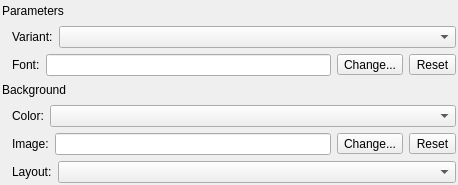
<?xml version="1.0" encoding="UTF-8"?>
<ui version="4.0">
 <class>AdiumOptionsWidgetClass</class>
 <widget class="QWidget" name="AdiumOptionsWidgetClass">
  <property name="geometry">
   <rect>
    <x>0</x>
    <y>0</y>
    <width>458</width>
    <height>185</height>
   </rect>
  </property>
  <layout class="QGridLayout" name="gridLayout">
   <property name="leftMargin">
    <number>2</number>
   </property>
   <property name="topMargin">
    <number>2</number>
   </property>
   <property name="rightMargin">
    <number>2</number>
   </property>
   <property name="bottomMargin">
    <number>2</number>
   </property>
   <property name="spacing">
    <number>2</number>
   </property>
   <item row="0" column="0">
    <layout class="QVBoxLayout" name="verticalLayout">
     <item>
      <widget class="QLabel" name="lblParameters">
       <property name="text">
        <string notr="true">Parameters</string>
       </property>
       <property name="textFormat">
        <enum>Qt::RichText</enum>
       </property>
      </widget>
     </item>
     <item>
      <layout class="QHBoxLayout" name="horizontalLayout">
       <item>
        <widget class="QLabel" name="lblVariant">
         <property name="text">
          <string>Variant:</string>
         </property>
         <property name="textFormat">
          <enum>Qt::PlainText</enum>
         </property>
         <property name="indent">
          <number>10</number>
         </property>
         <property name="buddy">
          <cstring>cmbVariant</cstring>
         </property>
        </widget>
       </item>
       <item>
        <widget class="QComboBox" name="cmbVariant">
         <property name="sizePolicy">
          <sizepolicy hsizetype="Expanding" vsizetype="Fixed">
           <horstretch>0</horstretch>
           <verstretch>0</verstretch>
          </sizepolicy>
         </property>
        </widget>
       </item>
      </layout>
     </item>
     <item>
      <layout class="QHBoxLayout" name="horizontalLayout_2">
       <item>
        <widget class="QLabel" name="lblFont">
         <property name="text">
          <string>Font:</string>
         </property>
         <property name="textFormat">
          <enum>Qt::PlainText</enum>
         </property>
         <property name="indent">
          <number>10</number>
         </property>
        </widget>
       </item>
       <item>
        <widget class="QLineEdit" name="lneFont">
         <property name="readOnly">
          <bool>true</bool>
         </property>
        </widget>
       </item>
       <item>
        <widget class="QToolButton" name="tlbFontChange">
         <property name="text">
          <string>Change...</string>
         </property>
         <property name="toolButtonStyle">
          <enum>Qt::ToolButtonTextOnly</enum>
         </property>
        </widget>
       </item>
       <item>
        <widget class="QToolButton" name="tlbFontReset">
         <property name="text">
          <string>Reset</string>
         </property>
        </widget>
       </item>
      </layout>
     </item>
     <item>
      <widget class="QLabel" name="lblBackground">
       <property name="text">
        <string notr="true">Background</string>
       </property>
       <property name="textFormat">
        <enum>Qt::RichText</enum>
       </property>
      </widget>
     </item>
     <item>
      <layout class="QHBoxLayout" name="horizontalLayout_3">
       <item>
        <widget class="QLabel" name="lblColor">
         <property name="text">
          <string>Color:</string>
         </property>
         <property name="textFormat">
          <enum>Qt::PlainText</enum>
         </property>
         <property name="indent">
          <number>10</number>
         </property>
         <property name="buddy">
          <cstring>cmbColor</cstring>
         </property>
        </widget>
       </item>
       <item>
        <widget class="QComboBox" name="cmbColor">
         <property name="sizePolicy">
          <sizepolicy hsizetype="Expanding" vsizetype="Fixed">
           <horstretch>0</horstretch>
           <verstretch>0</verstretch>
          </sizepolicy>
         </property>
        </widget>
       </item>
      </layout>
     </item>
     <item>
      <layout class="QHBoxLayout" name="horizontalLayout_4">
       <item>
        <widget class="QLabel" name="lblImage">
         <property name="text">
          <string>Image:</string>
         </property>
         <property name="textFormat">
          <enum>Qt::PlainText</enum>
         </property>
         <property name="indent">
          <number>10</number>
         </property>
        </widget>
       </item>
       <item>
        <widget class="QLineEdit" name="lneImage">
         <property name="readOnly">
          <bool>true</bool>
         </property>
        </widget>
       </item>
       <item>
        <widget class="QToolButton" name="tlbImageChange">
         <property name="text">
          <string>Change...</string>
         </property>
        </widget>
       </item>
       <item>
        <widget class="QToolButton" name="tlbImageReset">
         <property name="text">
          <string>Reset</string>
         </property>
        </widget>
       </item>
      </layout>
     </item>
     <item>
      <layout class="QHBoxLayout" name="horizontalLayout_5">
       <item>
        <widget class="QLabel" name="lblImageLayout">
         <property name="text">
          <string>Layout:</string>
         </property>
         <property name="textFormat">
          <enum>Qt::PlainText</enum>
         </property>
         <property name="indent">
          <number>10</number>
         </property>
         <property name="buddy">
          <cstring>cmbImageLayout</cstring>
         </property>
        </widget>
       </item>
       <item>
        <widget class="QComboBox" name="cmbImageLayout">
         <property name="sizePolicy">
          <sizepolicy hsizetype="Expanding" vsizetype="Fixed">
           <horstretch>0</horstretch>
           <verstretch>0</verstretch>
          </sizepolicy>
         </property>
        </widget>
       </item>
      </layout>
     </item>
    </layout>
   </item>
  </layout>
  <zorder>gridLayoutWidget</zorder>
  <zorder>verticalLayoutWidget</zorder>
  <zorder>horizontalLayoutWidget</zorder>
 </widget>
 <layoutdefault spacing="6" margin="11"/>
 <resources/>
 <connections/>
</ui>
